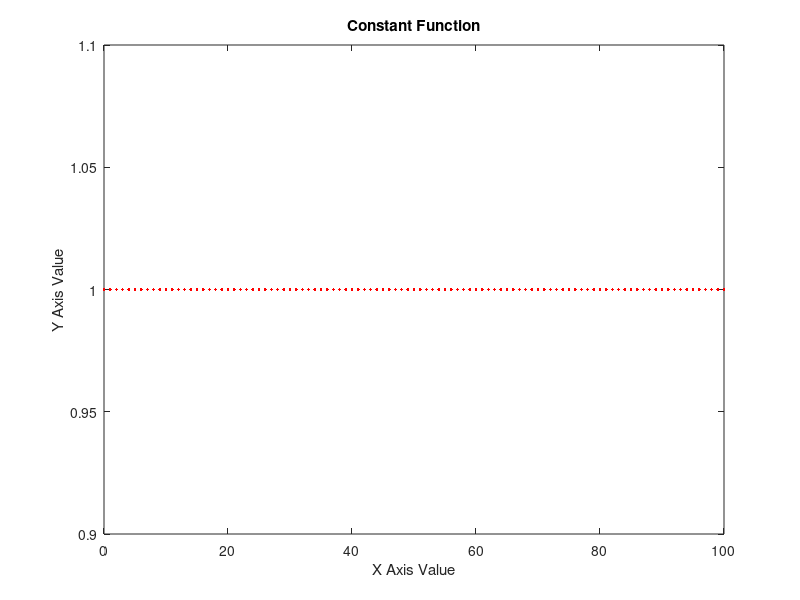

The MATLAB source for this figure:
clc;
clear all;
clf;

N=100;
t=0:N;
X=1;
plot(t,X,'r');
title('Constant Function');
xlabel('X Axis Value');
ylabel('Y Axis Value');
